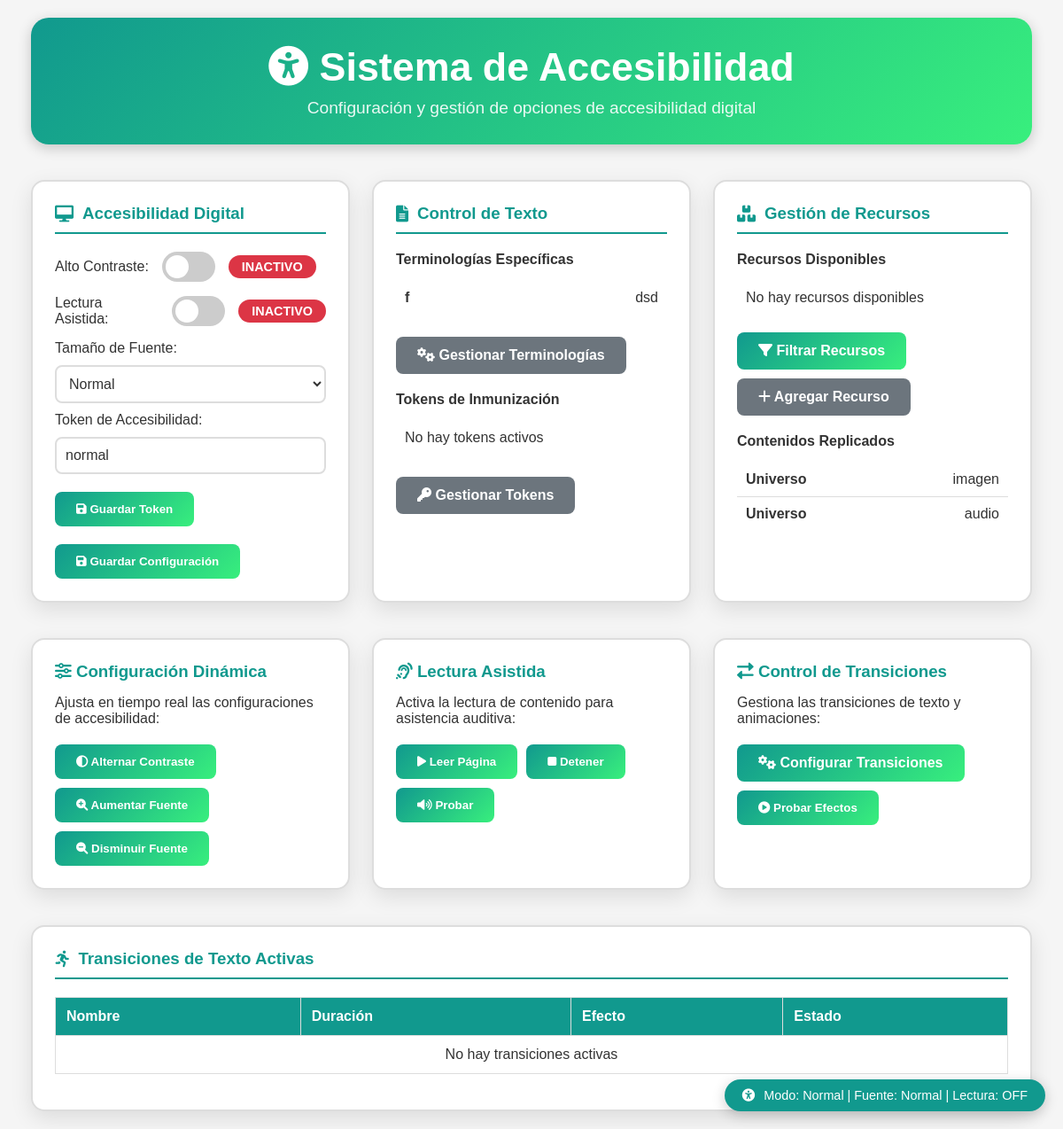
/accesibilidad/, run on the app's committed database.
### accesibilidad/models.py (models this page shows, shortened)
class ConfiguracionAccesibilidad(models.Model):
    TAMANIO_FUENTE_CHOICES = [
        ('pequeno', 'Pequeño'),
        ('normal', 'Normal'),
        ('grande', 'Grande'),
        ('muy-grande', 'Muy Grande'),
    ]
    usuario = models.OneToOneField(User, on_delete=models.CASCADE, null=True, blank=True)
    alto_contraste = models.BooleanField(default=False)
    tamanio_fuente = models.CharField(max_length=20, choices=TAMANIO_FUENTE_CHOICES, default='normal')
    lectura_asistida = models.BooleanField(default=False)
    token_accesibilidad = models.CharField(max_length=100, default='normal')
    ultima_actualizacion = models.DateTimeField(auto_now=True)

class TerminologiaEspecifica(models.Model):
    termino = models.CharField(max_length=200)
    definicion = models.TextField()
    categoria = models.CharField(max_length=100)
    activo = models.BooleanField(default=True)
    fecha_creacion = models.DateTimeField(auto_now_add=True)
    class Meta:
        verbose_name = "Terminología Específica"
        verbose_name_plural = "Terminologías Específicas"

class ContenidoAccesible(models.Model):
    TIPO_CHOICES = [
        ('texto', 'Texto'),
        ('imagen', 'Imagen'),
        ('video', 'Video'),
        ('audio', 'Audio'),
    ]
    titulo = models.CharField(max_length=200)
    tipo = models.CharField(max_length=20, choices=TIPO_CHOICES)
    contenido = models.TextField()
    descripcion_alt = models.TextField(blank=True, help_text="Descripción alternativa para accesibilidad")
    transcript = models.TextField(blank=True, help_text="Transcript para contenido de audio/video")
    replicado = models.BooleanField(default=False)
    fecha_creacion = models.DateTimeField(auto_now_add=True)
    ultima_replicacion = models.DateTimeField(null=True, blank=True)
    class Meta:
        verbose_name = "Contenido Accesible"
        verbose_name_plural = "Contenidos Accesibles"

### accesibilidad/views.py (the view)
# urls.py: path('', views.index, name='index_accesibilidad'),
def index(request):
    if request.user.is_authenticated:
        config, created = ConfiguracionAccesibilidad.objects.get_or_create(
            usuario=request.user
        )
    else:
        config, created = ConfiguracionAccesibilidad.objects.get_or_create(
            usuario=None,
            defaults={'token_accesibilidad': 'normal'}
        )
    terminologias = TerminologiaEspecifica.objects.filter(activo=True)[:5]
    tokens = TokenInmunizacion.objects.filter(activo=True, fecha_expiracion__gt=timezone.now())[:5]
    recursos = RecursoAccesible.objects.filter(activo=True)[:5]
    contenidos = ContenidoAccesible.objects.filter(replicado=True)[:5]
    context = {
        'config': config,
        'terminologias': terminologias,
        'tokens': tokens,
        'recursos': recursos,
        'contenidos': contenidos,
        'transiciones_activas': ControlTransicionesTexto.objects.filter(activo=True),
    }
    return render(request, 'accesibilidad/index.html', context)

### accesibilidad/templates/accesibilidad/index.html (shortened to what this page needs)
<!DOCTYPE html>
<html lang="es">
<head>
    <link rel="stylesheet" href="https://cdnjs.cloudflare.com/ajax/libs/font-awesome/6.0.0/css/all.min.css">
</head>
<body id="main-body"
      class="{% if config.alto_contraste %}alto-contraste{% endif %} tamanio-{{ config.tamanio_fuente }}">
    <div class="container">
        <div class="header">
            <h1><i class="fas fa-universal-access"></i> Sistema de Accesibilidad</h1>
            <p>Configuración y gestión de opciones de accesibilidad digital</p>
        </div>
        <div class="control-panel">
            <div class="control-card">
                <h3><i class="fas fa-desktop"></i> Accesibilidad Digital</h3>
                <div class="toggle-container">
                    <span>Alto Contraste:</span>
                    <label class="toggle-switch">
                        <span class="toggle-slider"></span>
                    </label>
                    <span id="contrasteStatus" class="status {% if config.alto_contraste %}status-active{% else %}status-inactive{% endif %}">
                        {% if config.alto_contraste %}ACTIVO{% else %}INACTIVO{% endif %}
                    </span>
                </div>
                <div class="toggle-container">
                    <span>Lectura Asistida:</span>
                    <label class="toggle-switch">
                        <span class="toggle-slider"></span>
                    </label>
                    <span id="lecturaStatus" class="status {% if config.lectura_asistida %}status-active{% else %}status-inactive{% endif %}">
                        {% if config.lectura_asistida %}ACTIVO{% else %}INACTIVO{% endif %}
                    </span>
                </div>
                <label for="tamanioFuenteSelect">Tamaño de Fuente:</label>
                <select class="select-control" id="tamanioFuenteSelect">
                    <option value="normal" {% if config.tamanio_fuente == 'normal' %}selected{% endif %}>Normal</option>
                </select>
                <label for="tokenAccesibilidadInput">Token de Accesibilidad:</label>
                <div class="input-group">
                    <input type="text" class="input-control" id="tokenAccesibilidadInput" value="{{ config.token_accesibilidad }}">
                    <button class="btn" onclick="guardarToken()" style="margin-top: 10px;">
                        <i class="fas fa-save"></i> Guardar Token
                    </button>
                </div>
                <div style="margin-top: 20px;">
                    <button class="btn" onclick="guardarConfiguracion()">
                        <i class="fas fa-save"></i> Guardar Configuración
                    </button>
                </div>
            </div>
            <div class="control-card">
                <h3><i class="fas fa-file-alt"></i> Control de Texto</h3>
                <h4>Terminologías Específicas</h4>
                <ul class="list-group">
                    {% for term in terminologias %}
                    <li>
                        <strong>{{ term.termino }}</strong>
                        <span class="badge">{{ term.categoria }}</span>
                    </li>
                    {% empty %}
                    <li>No hay terminologías registradas</li>
                    {% endfor %}
                </ul>
                <a href="{% url 'gestionar_terminologias' %}" class="btn btn-secondary" style="margin-top: 10px;">
                    <i class="fas fa-cogs"></i> Gestionar Terminologías
                </a>
                <h4 style="margin-top: 20px;">Tokens de Inmunización</h4>
                <ul class="list-group">
                    {% for token in tokens %}
                    <li>
                        <strong>{{ token.nombre }}</strong>
                        <span class="status {% if token.esta_expirado %}status-inactive{% else %}status-active{% endif %}">
                            {{ token.tipo }}
                        </span>
                    </li>
                    {% empty %}
                    <li>No hay tokens activos</li>
                    {% endfor %}
                </ul>
                <a href="{% url 'gestionar_tokens' %}" class="btn btn-secondary" style="margin-top: 10px;">
                    <i class="fas fa-key"></i> Gestionar Tokens
                </a>
            </div>
            <div class="control-card">
                <h3><i class="fas fa-boxes"></i> Gestión de Recursos</h3>
                <h4>Recursos Disponibles</h4>
                <ul class="list-group">
                    {% for recurso in recursos %}
                    <li>
                        <strong>{{ recurso.nombre }}</strong>
                        <span class="badge">{{ recurso.tipo }}</span>
                    </li>
                    {% empty %}
                    <li>No hay recursos disponibles</li>
                    {% endfor %}
                </ul>
                <div class="module-actions">
                    <a href="{% url 'filtrar_recursos' %}" class="btn">
                        <i class="fas fa-filter"></i> Filtrar Recursos
                    </a>
                    <a href="{% url 'agregar_recurso' %}" class="btn btn-secondary">
                        <i class="fas fa-plus"></i> Agregar Recurso
                    </a>
                </div>
                <h4 style="margin-top: 20px;">Contenidos Replicados</h4>
                <ul class="list-group">
                    {% for contenido in contenidos %}
                    <li>
                        <strong>{{ contenido.titulo }}</strong>
                        <span class="badge">{{ contenido.tipo }}</span>
                    </li>
                    {% empty %}
                    <li>No hay contenidos replicados</li>
                    {% endfor %}
                </ul>
            </div>
        </div>
        <div class="modules-grid">
            <div class="module-card">
                <h3><i class="fas fa-sliders-h"></i> Configuración Dinámica</h3>
                <p>Ajusta en tiempo real las configuraciones de accesibilidad:</p>
                <div class="module-actions">
                    <button class="btn" onclick="aplicarAltoContraste()">
                        <i class="fas fa-adjust"></i> Alternar Contraste
                    </button>
                    <button class="btn" onclick="aumentarFuente()">
                        <i class="fas fa-search-plus"></i> Aumentar Fuente
                    </button>
                    <button class="btn" onclick="disminuirFuente()">
                        <i class="fas fa-search-minus"></i> Disminuir Fuente
                    </button>
                </div>
            </div>
            <div class="module-card">
                <h3><i class="fas fa-assistive-listening-systems"></i> Lectura Asistida</h3>
                <p>Activa la lectura de contenido para asistencia auditiva:</p>
                <div class="module-actions">
                    <button class="btn" onclick="leerPagina()">
                        <i class="fas fa-play"></i> Leer Página
                    </button>
                    <button class="btn" onclick="detenerLectura()">
                        <i class="fas fa-stop"></i> Detener
                    </button>
                    <button class="btn" onclick="probarLectura()">
                        <i class="fas fa-volume-up"></i> Probar
                    </button>
                </div>
            </div>
            <div class="module-card">
                <h3><i class="fas fa-exchange-alt"></i> Control de Transiciones</h3>
                <p>Gestiona las transiciones de texto y animaciones:</p>
                <div class="module-actions">
                    <a href="{% url 'gestionar_transiciones' %}" class="btn">
                        <i class="fas fa-cogs"></i> Configurar Transiciones
                    </a>
                    <button class="btn" onclick="probarTransiciones()">
                        <i class="fas fa-play-circle"></i> Probar Efectos
                    </button>
                </div>
            </div>
        </div>
        <div class="control-card">
            <h3><i class="fas fa-running"></i> Transiciones de Texto Activas</h3>
            <table class="table">
                <thead>
                    <tr>
                        <th>Nombre</th>
                        <th>Duración</th>
                        <th>Efecto</th>
                        <th>Estado</th>
                    </tr>
                </thead>
                <tbody>
                    {% for transicion in transiciones_activas %}
                    <tr>
                        <td>{{ transicion.nombre }}</td>
                        <td>{{ transicion.duracion }}ms</td>
                        <td>{{ transicion.get_efecto_display }}</td>
                        <td>
                            <span class="status status-active">ACTIVA</span>
                        </td>
                    </tr>
                    {% empty %}
                    <tr>
                        <td colspan="4" style="text-align: center;">No hay transiciones activas</td>
                    </tr>
                    {% endfor %}
                </tbody>
            </table>
        </div>
    </div>
    <div class="accessibility-indicator" id="accessIndicator">
        <i class="fas fa-universal-access"></i>
        <span id="indicatorText">
        </span>
    </div>
</body>
</html>

### accesibilidad/templates/accesibilidad/index.html (style rules this page uses)
:root { --primary-color: #11998e; --secondary-color: #38ef7d; --bg-color: #f5f5f5; --text-color: #333; --card-bg: #ffffff; --border-color: #ddd; --font-size-normal: 16px; --font-size-pequeno: 14px; --font-size-grande: 18px; --font-size-muy-grande: 20px; }
body.tamanio-normal { font-size: var(--font-size-normal); }
* { margin: 0; padding: 0; box-sizing: border-box; }
body { font-family: 'Arial', sans-serif; background: var(--bg-color); color: var(--text-color); min-height: 100vh; padding: 20px; transition: all 0.3s ease; }
.container { max-width: 1200px; margin: 0 auto; padding: 0 15px; }
.header { text-align: center; color: white; margin-bottom: 40px; padding: 30px; background: linear-gradient(135deg, var(--primary-color) 0%, var(--secondary-color) 100%); border-radius: 20px; box-shadow: 0 4px 15px rgba(0, 0, 0, 0.2); }
.header h1 { font-size: 2.8rem; margin-bottom: 10px; }
.header p { font-size: 1.2rem; opacity: 0.9; }
.control-panel { display: grid; grid-template-columns: repeat(auto-fit, minmax(300px, 1fr)); gap: 25px; margin-bottom: 40px; }
.control-card { background: var(--card-bg); padding: 25px; border-radius: 15px; box-shadow: 0 8px 25px rgba(0, 0, 0, 0.1); border: 2px solid var(--border-color); }
.control-card h3 { color: var(--primary-color); margin-bottom: 20px; padding-bottom: 10px; border-bottom: 2px solid var(--primary-color); display: flex; align-items: center; gap: 10px; }
.toggle-container { display: flex; align-items: center; gap: 15px; margin: 15px 0; }
.toggle-switch { position: relative; display: inline-block; width: 60px; height: 34px; }
.toggle-slider { position: absolute; cursor: pointer; top: 0; left: 0; right: 0; bottom: 0; background-color: #ccc; transition: .4s; border-radius: 34px; }
.toggle-slider:before { position: absolute; content: ""; height: 26px; width: 26px; left: 4px; bottom: 4px; background-color: white; transition: .4s; border-radius: 50%; }
.select-control { width: 100%; padding: 10px; border: 2px solid var(--border-color); border-radius: 8px; background: var(--card-bg); color: var(--text-color); font-size: 1rem; margin: 10px 0; }
.input-control { width: 100%; padding: 10px; border: 2px solid var(--border-color); border-radius: 8px; background: var(--card-bg); color: var(--text-color); font-size: 1rem; margin: 10px 0; }
.btn { display: inline-block; padding: 12px 24px; background: linear-gradient(135deg, var(--primary-color) 0%, var(--secondary-color) 100%); color: white; border: none; border-radius: 8px; font-weight: bold; cursor: pointer; text-decoration: none; text-align: center; transition: all 0.3s ease; }
.btn-secondary { background: #6c757d; }
.list-group { list-style: none; margin: 15px 0; }
.list-group li { padding: 10px; border-bottom: 1px solid var(--border-color); display: flex; justify-content: space-between; align-items: center; }
.list-group li:last-child { border-bottom: none; }
.status { display: inline-block; padding: 5px 15px; border-radius: 15px; font-size: 0.9rem; font-weight: bold; }
.status-inactive { background: #dc3545; color: white; }
.modules-grid { display: grid; grid-template-columns: repeat(auto-fit, minmax(350px, 1fr)); gap: 25px; margin-bottom: 40px; }
.module-card { background: var(--card-bg); padding: 25px; border-radius: 15px; box-shadow: 0 8px 25px rgba(0, 0, 0, 0.1); border: 2px solid var(--border-color); }
.module-card h3 { color: var(--primary-color); margin-bottom: 15px; }
.module-actions { margin-top: 20px; display: flex; gap: 10px; flex-wrap: wrap; }
.table { width: 100%; border-collapse: collapse; margin: 15px 0; }
.table th, .table td { border: 1px solid var(--border-color); padding: 12px; text-align: left; }
.table th { background: var(--primary-color); color: white; }
.accessibility-indicator { position: fixed; bottom: 20px; right: 20px; background: var(--primary-color); color: white; padding: 10px 20px; border-radius: 25px; font-size: 0.9rem; z-index: 1000; display: flex; align-items: center; gap: 10px; box-shadow: 0 4px 15px rgba(0, 0, 0, 0.2); }

### data on the page
ConfiguracionAccesibilidad: tamanio_fuente "Normal", token_accesibilidad "normal"
TerminologiaEspecifica: termino "f", categoria "dsd"
ContenidoAccesible: titulo "Universo", tipo "imagen"
ContenidoAccesible: titulo "Universo", tipo "audio"
